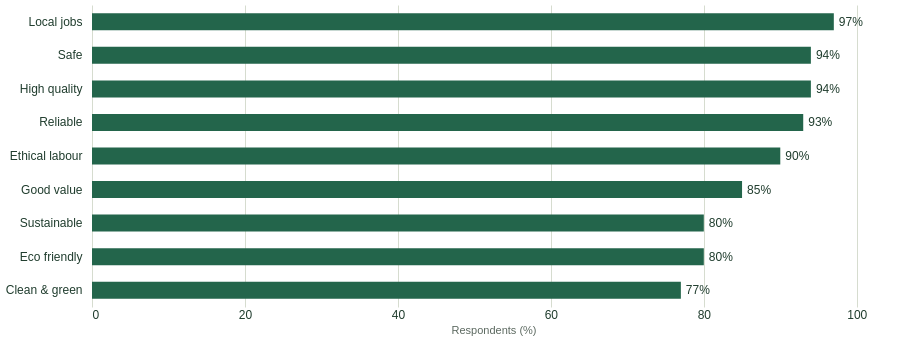

Vega-Lite specification stored for this chart:
### Vega-Lite specification from a JSON file in a GitHub repository (floating-point values rounded to 4 significant figures)
{"$schema": "https://vega.github.io/schema/vega-lite/v5.json", "description": "2022 report: attributes associated with the Australian Made logo. Independent responses, not purchasing reasons or measured performance. Fieldwork and sample size unreported.", "width": 900, "height": 340, "autosize": {"type": "fit", "contains": "padding"}, "background": "transparent", "data": {"values": [{"statistic_id": "RM22_09", "response_category": "Local jobs", "value": 97.0, "source_url": "https://australianmade.com.au/media/toepf4tk/roy-morgan-research-2022.pdf", "report_label_year": "2022"}, {"statistic_id": "RM22_10", "response_category": "Safe", "value": 94.0, "source_url": "https://australianmade.com.au/media/toepf4tk/roy-morgan-research-2022.pdf", "report_label_year": "2022"}, {"statistic_id": "RM22_11", "response_category": "High quality", "value": 94.0, "source_url": "https://australianmade.com.au/media/toepf4tk/roy-morgan-research-2022.pdf", "report_label_year": "2022"}, {"statistic_id": "RM22_12", "response_category": "Reliable", "value": 93.0, "source_url": "https://australianmade.com.au/media/toepf4tk/roy-morgan-research-2022.pdf", "report_label_year": "2022"}, {"statistic_id": "RM22_13", "response_category": "Ethical labour", "value": 90.0, "source_url": "https://australianmade.com.au/media/toepf4tk/roy-morgan-research-2022.pdf", "report_label_year": "2022"}, {"statistic_id": "RM22_14", "response_category": "Good value", "value": 85.0, "source_url": "https://australianmade.com.au/media/toepf4tk/roy-morgan-research-2022.pdf", "report_label_year": "2022"}, {"statistic_id": "RM22_15", "response_category": "Sustainable", "value": 80.0, "source_url": "https://australianmade.com.au/media/toepf4tk/roy-morgan-research-2022.pdf", "report_label_year": "2022"}, {"statistic_id": "RM22_16", "response_category": "Eco friendly", "value": 80.0, "source_url": "https://australianmade.com.au/media/toepf4tk/roy-morgan-research-2022.pdf", "report_label_year": "2022"}, {"statistic_id": "RM22_17", "response_category": "Clean & green", "value": 77.0, "source_url": "https://australianmade.com.au/media/toepf4tk/roy-morgan-research-2022.pdf", "report_label_year": "2022"}]}, "config": {"view": {"stroke": null}, "font": "Arial", "axis": {"domain": false, "ticks": false, "gridColor": "#d6dccf", "labelColor": "#203d2e", "titleColor": "#5c6960", "labelFontSize": 12, "titleFontWeight": "normal"}, "axisY": {"labelLimit": 180}}, "encoding": {"y": {"field": "response_category", "type": "nominal", "sort": ["Local jobs", "Safe", "High quality", "Reliable", "Ethical labour", "Good value", "Sustainable", "Eco friendly", "Clean & green"], "title": null, "axis": {"labelPadding": 10}}, "x": {"field": "value", "type": "quantitative", "scale": {"domain": [0, 105]}, "axis": {"values": [0, 20, 40, 60, 80, 100]}, "title": "Respondents (%)"}, "tooltip": [{"field": "response_category", "type": "nominal", "title": "Published response"}, {"field": "value", "type": "quantitative", "title": "Respondents (%)"}, {"field": "report_label_year", "title": "Report label year"}, {"field": "statistic_id", "title": "Audit record"}]}, "layer": [{"mark": {"type": "bar", "color": "#23654b", "height": 17}}, {"transform": [{"calculate": "datum.value + '%'", "as": "label"}], "mark": {"type": "text", "align": "left", "dx": 5, "color": "#203d2e", "fontSize": 12}, "encoding": {"text": {"field": "label"}}}]}
